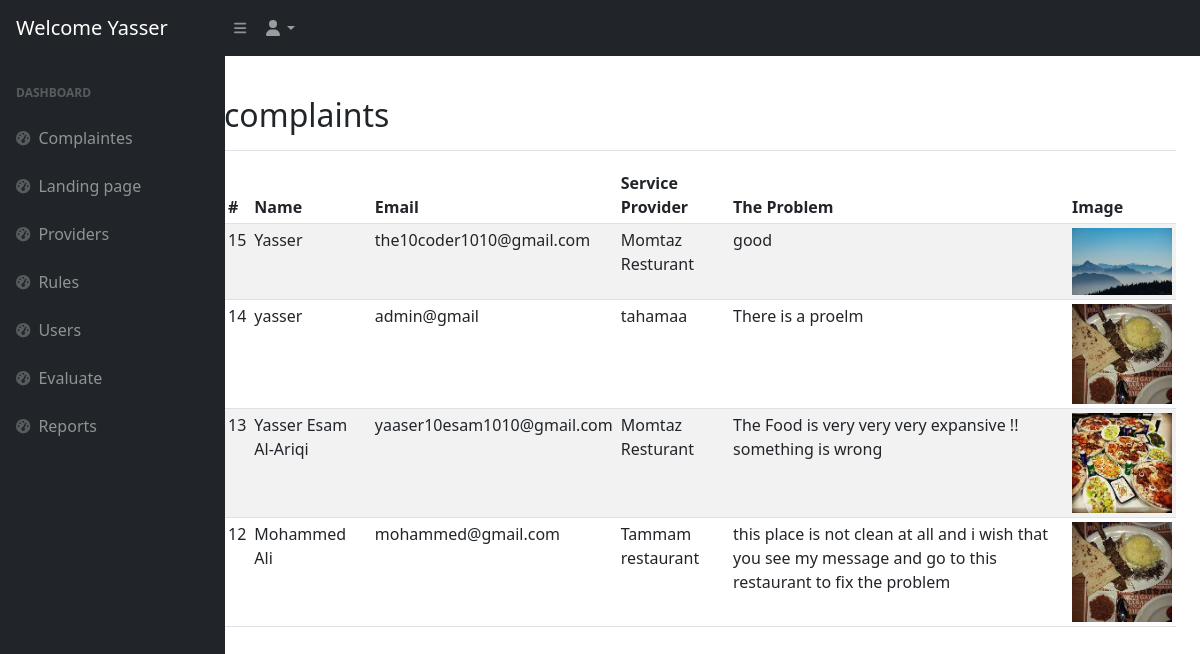
Screenshot of /admin/index.php (signed in) with the database file from the repository.
### tables this page shows
CREATE TABLE `complaints` (
  `complaint_id` int(11) NOT NULL,
  `complaint_name` varchar(50) NOT NULL,
  `complaint_email` varchar(50) NOT NULL,
  `complaint_provider` varchar(50) NOT NULL,
  `complaint_message` text NOT NULL,
  `complaint_image` varchar(255) NOT NULL,
  `image_filename` varchar(245) NOT NULL
);

### admin/index.php (the view, shortened to what this page needs)
<?php
require_once('app_nav.php');
require_once('nav.php');
?>
<main class="col-md-9 ms-sm-auto col-lg-10 px-md-4" style="margin-top: 80px;">
<div class="d-flex justify-content-between flex-wrap flex-md-nowrap align-items-center pt-3 pb-2 mb-3 border-bottom">
        <h1 class="h2">complaints</h1>
    </div>
    <div class="table-responsive">
        <table class="table table-striped table-sm">
            <thead>
                <tr>
                    <th scope="col">#</th>
                    <th scope="col">Name</th>
                    <th scope="col">Email</th>
                    <th scope="col">Service Provider</th>
                    <th scope="col">The Problem</th>
                    <th scope="col">Image</th>
                </tr>
            </thead>
            <tbody>
                <?php
                require_once('../config.php');
                $sql = "select * from complaints order by complaint_id desc";
                $result = mysqli_query($conn, $sql);
                while ($row = mysqli_fetch_assoc($result)) {
                    $id = $row['complaint_id'];
                    $name = $row['complaint_name'];
                    $email = $row['complaint_email'];
                    $provider = $row['complaint_provider'];
                    $message = $row['complaint_message'];
                    $image = $row['image_filename'];
                    echo "
                    <tr>
                      <td>$id</td>
                      <td>$name</td>
                      <td>$email</td>
                      <td>$provider</td>
                      <td>$message</td>
                      <td>
                        <img src='../uploads/$image' alt='Complaint Image' width='100' class='image-popup' data-modal-id='imageModal$id'>
                      </td>
                    </tr>
                    ";
                }
                ?>
            </tbody>
        </table>
    </div>
</main>
<?php
require_once('footer.php');
?>

### rows the page displays
complaints: complaint_id "15", complaint_name "Yasser", complaint_email "the10coder1010@gmail.com", complaint_provider "Momtaz Resturant", complaint_message "good", image_filename (picture)
complaints: complaint_id "14", complaint_name "yasser", complaint_email "admin@gmail", complaint_provider "tahamaa", complaint_message "There is a proelm", image_filename (picture)
complaints: complaint_id "13", complaint_name "Yasser Esam Al-Ariqi", complaint_email "yaaser10esam1010@gmail.com", complaint_provider "Momtaz Resturant", complaint_message "The Food is very very very expansive !! something is wrong", image_filename (picture)
complaints: complaint_id "12", complaint_name "Mohammed Ali", complaint_email "mohammed@gmail.com", complaint_provider "Tammam restaurant", complaint_message "this place is not clean at all and i wish that you see my message and go to this restaurant to fix the problem", image_filename (picture)

### other values shown
$name "Yasser"
